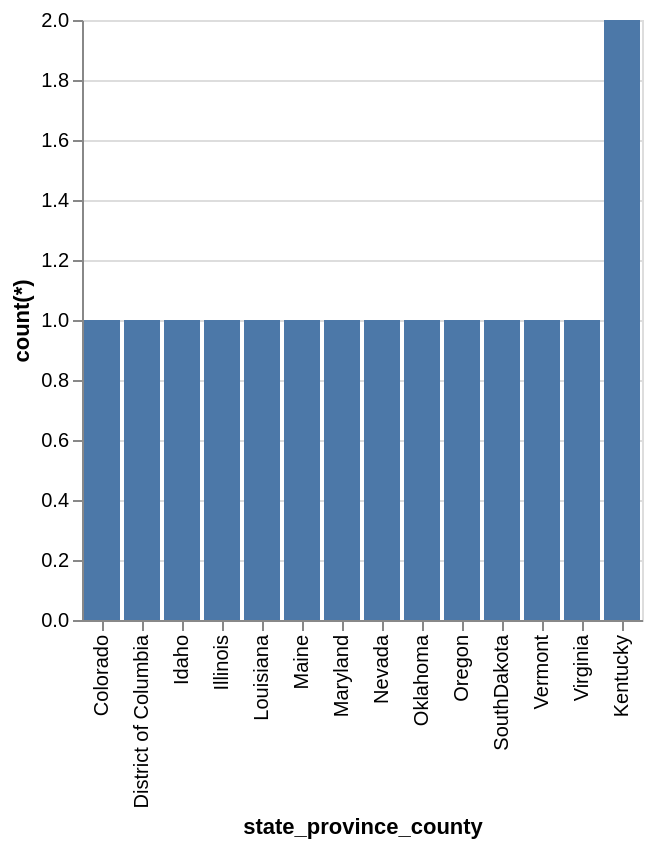

Specify this chart in Vega-Lite:
### Vega-Lite specification from a JSON file in a GitHub repository (floating-point values rounded to 4 significant figures)
{"data": {"values": [{"x_data": "Colorado", "y_data": 1}, {"x_data": "District of Columbia", "y_data": 1}, {"x_data": "Idaho", "y_data": 1}, {"x_data": "Illinois", "y_data": 1}, {"x_data": "Louisiana", "y_data": 1}, {"x_data": "Maine", "y_data": 1}, {"x_data": "Maryland", "y_data": 1}, {"x_data": "Nevada", "y_data": 1}, {"x_data": "Oklahoma", "y_data": 1}, {"x_data": "Oregon", "y_data": 1}, {"x_data": "SouthDakota", "y_data": 1}, {"x_data": "Vermont", "y_data": 1}, {"x_data": "Virginia", "y_data": 1}, {"x_data": "Kentucky", "y_data": 2}]}, "mark": "bar", "encoding": {"x": {"field": "x_data", "type": "nominal", "title": "state_province_county", "sort": {"op": "sum", "field": "y_data", "order": "ascending"}}, "y": {"field": "y_data", "type": "quantitative", "title": "count(*)"}}}
